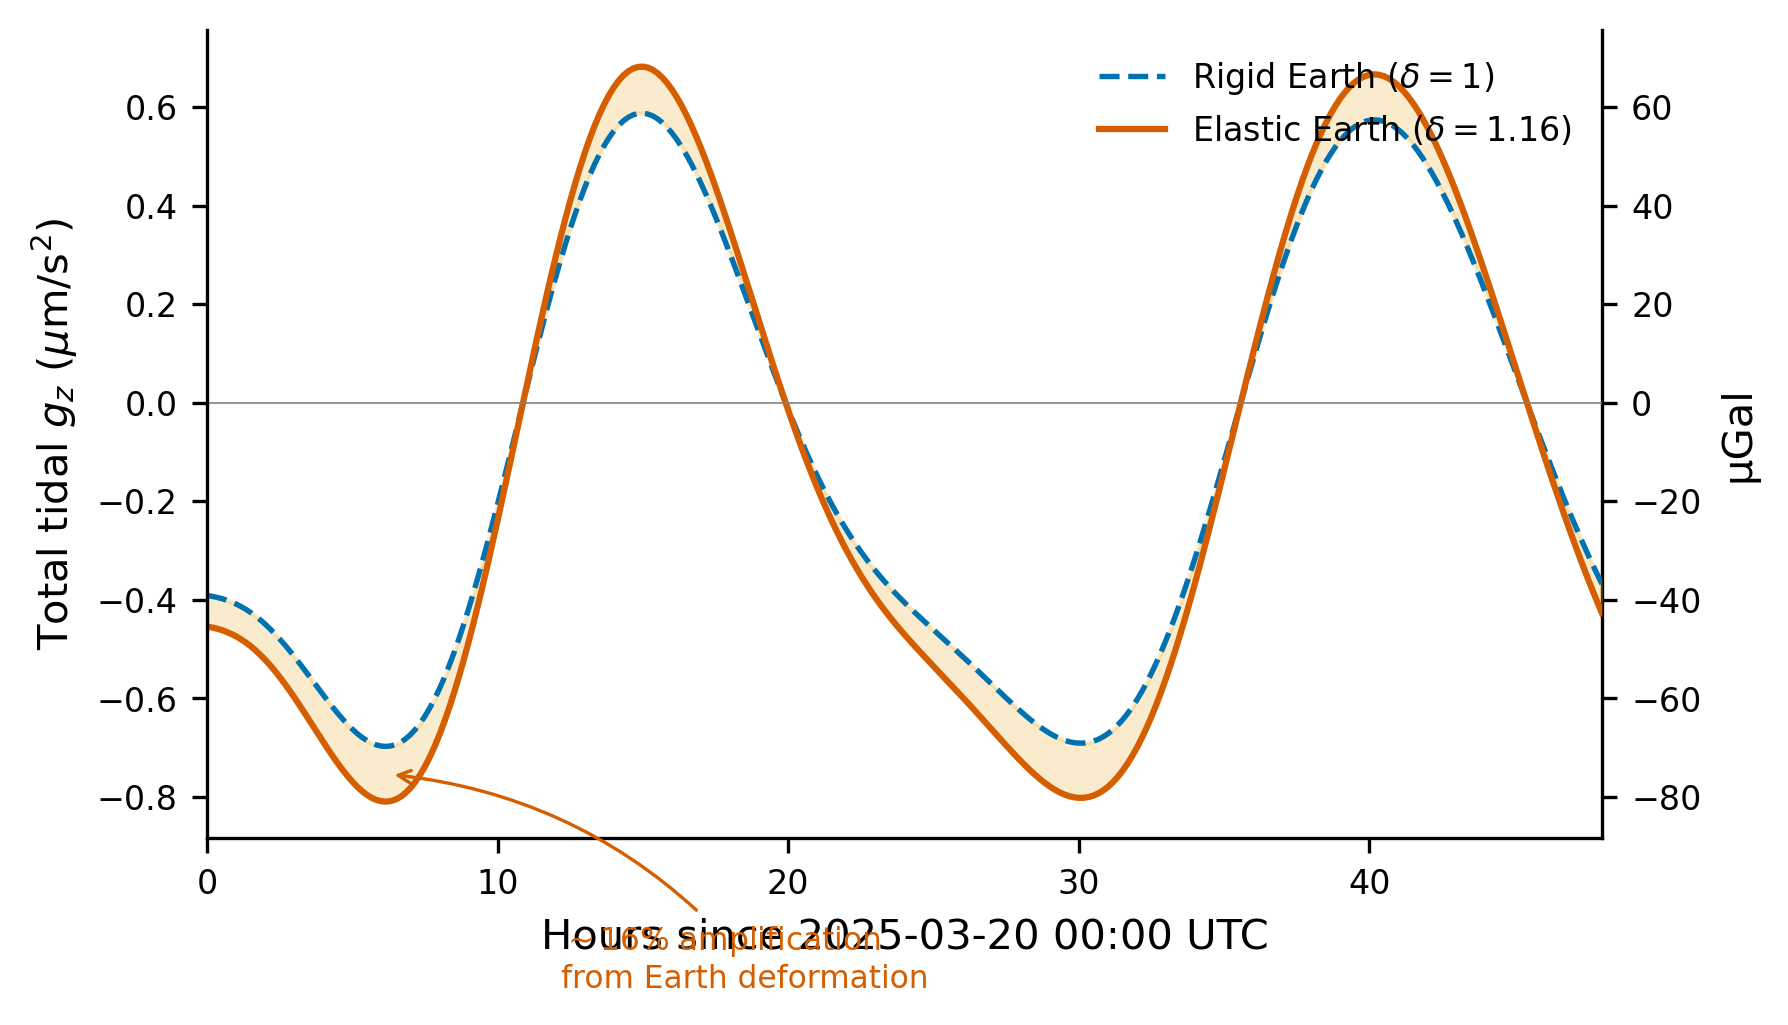

Write the Python code that produced this figure.
#!/usr/bin/env python3
"""Figure 11: Rigid vs elastic Earth.

Single panel showing 48 hours at Munich with two curves: rigid Earth
(delta = 1) and elastic Earth (delta = 1.16), demonstrating the ~16%
amplification from solid-Earth deformation.
"""

import sys
sys.path.insert(0, "/home/xeal/dev/pytheas/doc/figures")
sys.path.insert(0, "/home/xeal/dev/pytheas")

import numpy as np
import matplotlib.pyplot as plt
from datetime import datetime, timedelta

import pytheas
from pytheas import (
    GM_MOON, GM_SUN, DELTA_GRAV,
    geodetic_to_ecef, moon_position_ecef, sun_position_ecef,
    tidal_acceleration, enu_basis, compute_timeseries,
)
from style import apply_style, COLORS, add_dual_axis

apply_style()

# ---- Parameters ----
lat, lon, alt = 48.14, 11.58, 500.0
start = datetime(2025, 3, 20, 0, 0, 0)
end = start + timedelta(hours=48)
interval_min = 10.0

r_obs = geodetic_to_ecef(lat, lon, alt)
_, _, e_up = enu_basis(lat, lon)

# ---- Elastic Earth (standard output) ----
ts = compute_timeseries(start, end, lat, lon, alt, interval_minutes=interval_min)
hours = np.array([(t - start).total_seconds() / 3600.0 for t in ts["times"]])
g_elastic = ts["g_tidal"]  # already includes DELTA_GRAV

# ---- Rigid Earth (delta = 1, no amplification) ----
# The elastic output has DELTA_GRAV baked in, so rigid = elastic / DELTA_GRAV
g_rigid = g_elastic / DELTA_GRAV

# Convert to um/s^2
scale = 1e6

# ---- Plot ----
fig, ax = plt.subplots(figsize=(6, 3.5))

ax.plot(hours, g_rigid * scale,
        color=COLORS["navy"], linewidth=1.3, linestyle="--",
        label=r"Rigid Earth ($\delta = 1$)")
ax.plot(hours, g_elastic * scale,
        color=COLORS["red"], linewidth=1.5,
        label=r"Elastic Earth ($\delta = 1.16$)")

# Fill between
ax.fill_between(hours, g_rigid * scale, g_elastic * scale,
                color=COLORS["orange"], alpha=0.20)

# Annotate the fill region
# Find a peak to place the annotation
idx_peak = np.argmax(np.abs(g_elastic))
x_ann = hours[idx_peak]
y_mid = 0.5 * (g_rigid[idx_peak] + g_elastic[idx_peak]) * scale

# Place annotation near a peak but offset for readability
ax.annotate(
    r"$\sim$16% amplification" "\nfrom Earth deformation",
    xy=(x_ann, y_mid),
    xytext=(x_ann + 6, y_mid * 0.5 if y_mid > 0 else y_mid * 1.5),
    fontsize=7.5,
    ha="left", va="center",
    color=COLORS["red"],
    arrowprops=dict(arrowstyle="->", color=COLORS["red"],
                    lw=0.8, connectionstyle="arc3,rad=0.2"),
)

ax.set_xlabel("Hours since 2025-03-20 00:00 UTC")
ax.set_ylabel(r"Total tidal $g_z$ ($\mu$m/s$^2$)")
ax.legend(loc="upper right", frameon=False)
ax.set_xlim(0, 48)
ax.axhline(0, color="grey", linewidth=0.4, linestyle="-")

add_dual_axis(ax, 'µm/s²')

fig.savefig("/home/xeal/dev/pytheas/doc/figures/fig11_rigid_vs_elastic.png")
plt.close(fig)
print("Saved fig11_rigid_vs_elastic.png")
print(f"DELTA_GRAV = {DELTA_GRAV:.4f}")
